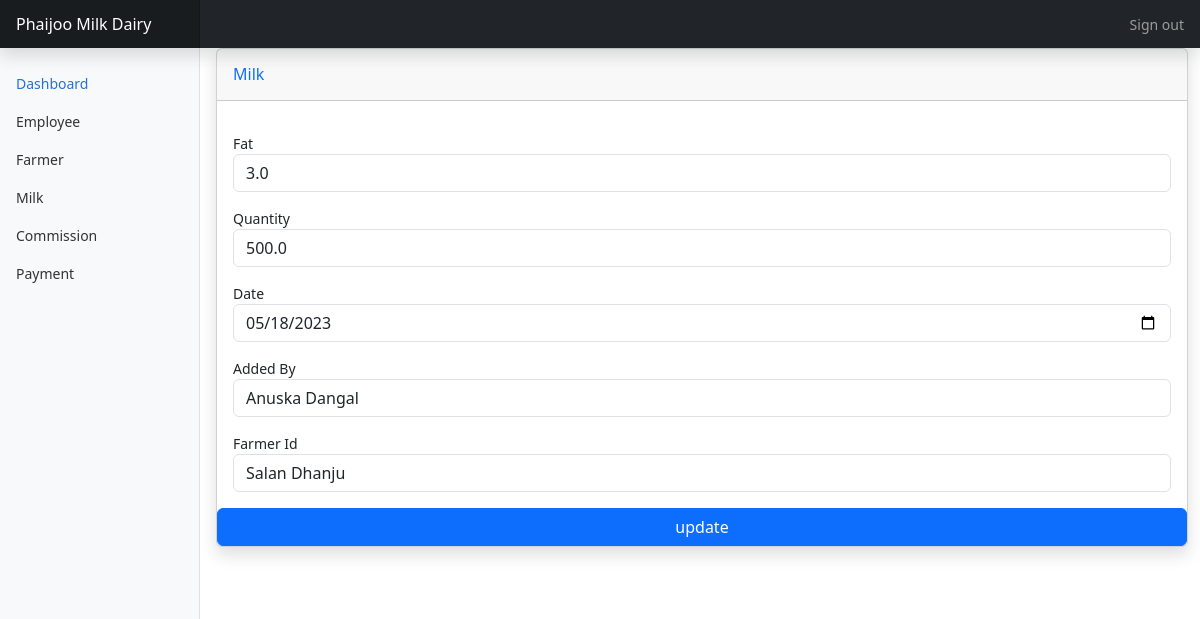
The page /dashboard/milk/40/update (signed in) on the database its author committed.
### dashboard/models.py (models this page shows, shortened)
class Milk(models.Model):
    fat =  models.FloatField()
    qty = models.FloatField()
    rate = models.PositiveIntegerField(null=True)
    date = models.DateField(null=True, blank=True)
    emp_id = models.ForeignKey(Employee, on_delete=models.PROTECT, related_name='milk', blank=True)
    farmer_id = models.ForeignKey(Farmer, on_delete=models.PROTECT, related_name='milk', blank=True, null=True)
    class Meta:
        verbose_name = "Milk"
        verbose_name_plural = "Milk"
        ordering = ('id',)

### dashboard/views.py (the view, shortened to what this page needs)
# urls.py: path('milk/<int:pk>/update',views.milkUpdateView, name = 'milk-update'),
@login_required
def milkUpdateView(request, pk):
    milk = Milk.objects.get(pk=pk)
    employees = Employee.objects.all()
    farmers = Farmer.objects.all()
    return render(request,'dashboard/milk/update_Form.html',
                  {'employees':employees,
                   'milk':milk,
                   'farmers': farmers,
                   })

### dashboard/templates/dashboard/milk/update_Form.html (shortened to what this page needs)
{% extends 'dashboard/base.html' %}
{% block main %}
<div class="card shadow mb-4">
    <div class="card-header py-3">
        <h6 class="m-0 font-weight-bold text-primary">Milk</h6>
    </div>
    <div class="card-body">
        <form method="post" action="" enctype="multipart/form-data">
            <div class="form-group  mt-3">
                <label> Fat</label>
                <input type="number" class="form-control" value="{{ milk.fat }}" name="fat" >
            </div>
            <div class="form-group mt-3">
                <label >Quantity</label>
                <input type="number" class="form-control"  name="qty" value="{{ milk.qty }}" >
            </div>
            <div class="form-group mt-3">
                <label >Date</label>
                <input type="date" class="form-control"  name="date" value="{{ milk.date|date:'Y-m-d' }}">
            </div>
            <div class="form-group mt-3">
                <label > Added By</label>
                <select class="form-control"  name="emp_id" >
                    {% for employee in employees %}
                        {% if employee.id != milk.emp_id %}
                            <option value="{{ employee.id }}" selected>{{ employee.emp_name }}</option>
                        {% else %}
                            <option value="{{ employee.id }}">{{ employee.empname }}</option>
                        {% endif %}
                    {% endfor %}
                </select>
            </div>
            <div class="form-group mt-3">
                <label for="">Farmer Id</label>
                <select class="form-control"  name="farmer_id" >
                    {% for farmer in farmers %}
                    {% if farmer.id == milk.farmer_id %}
                    <option value="{{ farmer.id }}" selected>{{ farmer.farmer_name }}</option>
                    {% else %}
                    <option value="{{ farmer.id }}">{{ farmer.farmer_name }}</option>
                    {% endif %}
                    {% endfor %}
                </select>
            </div>
    </div>
    <button type="submit" class="btn btn-primary">update</button>
</div>
</div>
{% endblock main %}

### dashboard/static/dashboard/css/dashboard.css (style rules this page uses)
body { font-size: .875rem; }

### rows shown on the page
Milk: fat "3.0", qty "500.0", date "05/18/2023"

### other values the page prints
form field emp_id "Anuska Dangal"
form field farmer_id "Salan Dhanju"
